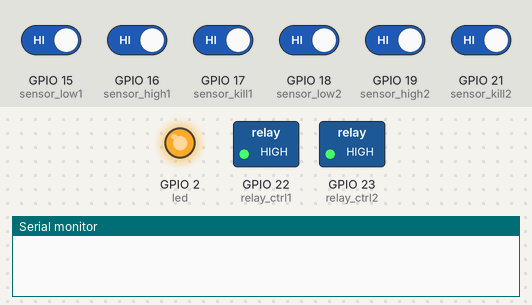
Recording of a sketch running on a simulated ESP32. On the bench: switched loads named in the sketch (green lamp = pin HIGH), output pins drawn as LEDs (lit = HIGH), the last lines printed to the serial monitor. Inputs (shaded band) come from the test bench; at power-on: GPIO 15 (sensor_low1), GPIO 16 (sensor_high1), GPIO 17 (sensor_kill1), GPIO 18 (sensor_low2), GPIO 19 (sensor_high2), GPIO 21 (sensor_kill2) HIGH.

Above: at 1.2 s.
1.3 s: GPIO 16 (sensor_high1) driven LOW
At 2.0 s:
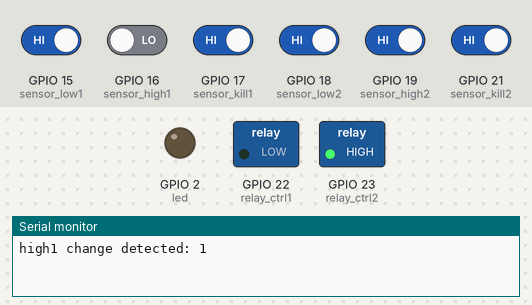
2.8 s: GPIO 21 (sensor_kill2) driven LOW
At 3.2 s:
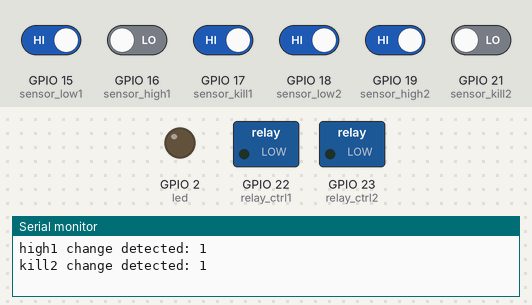
5.8 s: GPIO 16 (sensor_high1) driven HIGH
At 6.7 s:
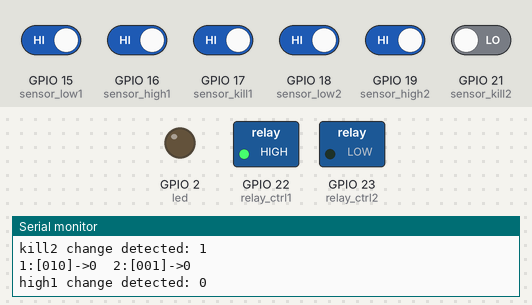
10.3 s: GPIO 17 (sensor_kill1) driven LOW
At 10.4 s:
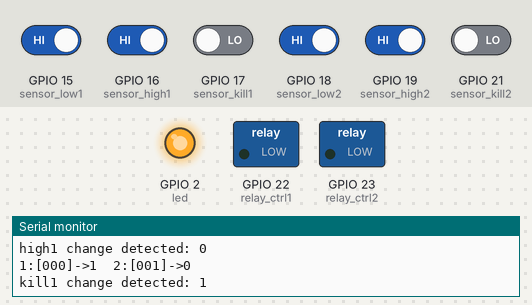
12.0 s: GPIO 21 (sensor_kill2) driven HIGH
At 15.4 s:
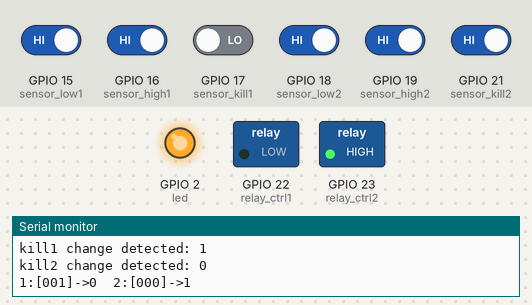
Timing chart, 0 to 21.5 s (numbered marks = the images above; inputs shaded):
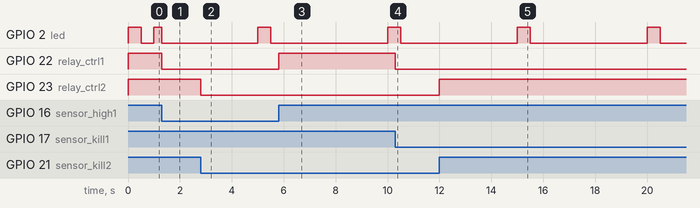

The sketch:

pump-controller.ino
```cpp
/*
  Irrigation Controller

  Monitors high-level, low-level, and kill sensors to switch relays to drive pumps.
*/

// pins
int led = 2;
int sensor_low1 = 15;
int sensor_high1 = 16;
int sensor_kill1 = 17;
int sensor_low2 = 18;
int sensor_high2 = 19;
int sensor_kill2 = 21;
int relay_ctrl1 = 22;
int relay_ctrl2 = 23;

// internal state
int led_state = 0;
int last_high1 = 0;
int last_low1 = 0;
int last_kill1 = 0;
int last_high2 = 0;
int last_low2 = 0;
int last_kill2 = 0;
int pump_state1 = 0;
int pump_state2 = 0;

int read_pin(int pin, int last_val, const char *desc) {
  int val = !digitalRead(pin);
  if (val != last_val) {
    Serial.print(desc);
    Serial.print(" change detected: ");
    Serial.println(val);
    return val;
  }
  return last_val;
}

// Blink
//
int blink_interval = 5000;
int blink_step = 0;
time_t blink_t = 0;
void handle_blink() {
  time_t t = millis();
  if (t - blink_t > blink_interval) {
    blink_t = t;
    blink_step = 0;
    digitalWrite(led, HIGH);  // turn the LED on (HIGH is the voltage level)
  } else if (blink_step == 0 && t - blink_t > blink_interval / 10) {
    blink_step = 1;
    digitalWrite(led, LOW);
  } else if (blink_step == 1 && t - blink_t > blink_interval / 5) {
    blink_step = 2;
    digitalWrite(led, led_state);
  }
}

// Serial display
//
int display_t = 0;
void handle_display() {
  int t = millis();
  if (t - display_t > 4000) {
    display_t = t;
    Serial.print("1:[");
    Serial.print(last_low1);
    Serial.print(last_high1);
    Serial.print(last_kill1);
    Serial.print("]->");
    Serial.print(pump_state1);
    Serial.print("  2:[");
    Serial.print(last_low2);
    Serial.print(last_high2);
    Serial.print(last_kill2);
    Serial.print("]->");
    Serial.println(pump_state2);
  }
}

// Read sensors
//
void read_sensors() {
  last_low1 = read_pin(sensor_low1, last_low1, "low1");
  last_high1 = read_pin(sensor_high1, last_high1, "high1");
  last_kill1 = read_pin(sensor_kill1, last_kill1, "kill1");
  last_low2 = read_pin(sensor_low2, last_low2, "low2");
  last_high2 = read_pin(sensor_high2, last_high2, "high2");
  last_kill2 = read_pin(sensor_kill2, last_kill2, "kill2");

  if (last_kill1) {
    pump_state1 = 0;
  } else if (!last_high1 && !last_low1) {
    pump_state1 = 1;
  } else if (pump_state1 == 1 && last_high1) {
    pump_state1 = 0;
  }

  if (last_kill2) {
    pump_state2 = 0;
  } else if (!last_high2 && !last_low2) {
    pump_state2 = 1;
  } else if (pump_state2 && last_high2) {
    pump_state2 = 0;
  }

  int prev_led_state = led_state;
  led_state = pump_state1 && pump_state2;
  if (led && (prev_led_state != led_state)) {
    digitalWrite(led, led_state);
  }

  digitalWrite(relay_ctrl1, pump_state1);
  digitalWrite(relay_ctrl2, pump_state2);
}

// the setup function runs once when you press reset or power the board
void setup() {
  Serial.begin(9600);  // open the serial port at 9600 bps:

  if (led)
    pinMode(led, OUTPUT);
  pinMode(sensor_low1, INPUT_PULLUP);
  pinMode(sensor_high1, INPUT_PULLUP);
  pinMode(sensor_kill1, INPUT_PULLUP);
  pinMode(sensor_low2, INPUT_PULLUP);
  pinMode(sensor_high2, INPUT_PULLUP);
  pinMode(sensor_kill2, INPUT_PULLUP);
  pinMode(relay_ctrl1, OUTPUT);
  pinMode(relay_ctrl2, OUTPUT);
}

// the loop function runs over and over again forever
void loop() {
  read_sensors();
  handle_blink();
  handle_display();
}
```

Measured:
- after the input at 1.3 s, GPIO 2 (led), GPIO 22 (relay_ctrl1): HIGH → LOW at once
- after the input at 2.8 s, GPIO 23 (relay_ctrl2): HIGH → LOW at once
- after the input at 5.8 s, GPIO 22 (relay_ctrl1): LOW → HIGH at once
- after the input at 10.3 s, GPIO 22 (relay_ctrl1): HIGH → LOW at once
- after the input at 12.0 s, GPIO 23 (relay_ctrl2): LOW → HIGH at once
